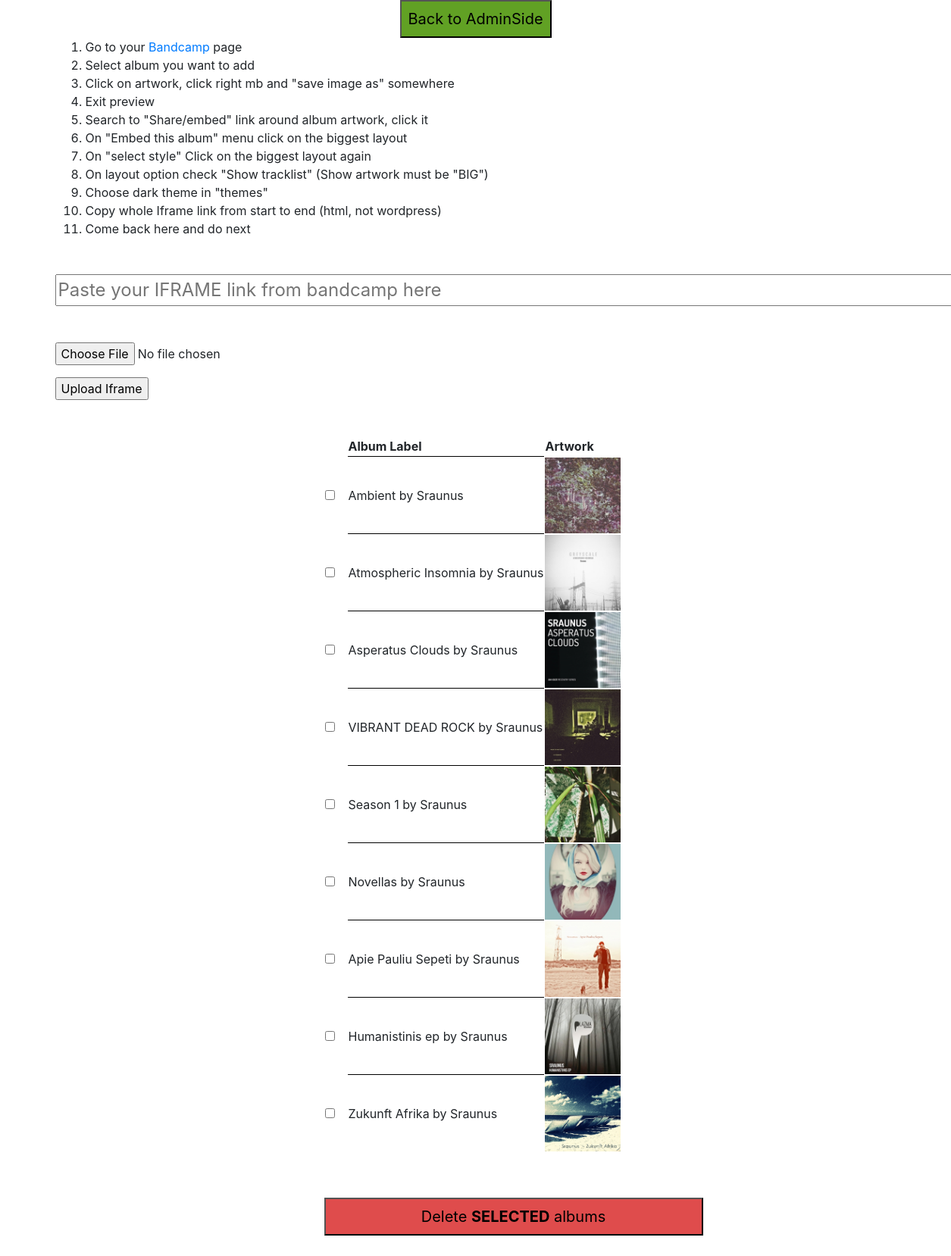
The page /php/edit_iframes.php on the database its author committed.
### tables this page shows
CREATE TABLE `iframes` (
  `id` int(11) NOT NULL,
  `src` varchar(150) NOT NULL,
  `href` varchar(100) NOT NULL,
  `label` varchar(50) NOT NULL,
  `artLinks` varchar(200) NOT NULL
);

### php/database_functions.php (called while the page is built, shortened)
<?php
 function getIframes ($connect) {
     $my_sql = "SELECT * FROM iframes ORDER BY id ASC";
     $result = mysqli_query($connect, $my_sql);
     return $result;
}
 ?>

### php/edit_iframes.php (the view, shortened to what this page needs)
<!DOCTYPE html>
<html>
    <head>
        <link rel="stylesheet" href="../libs/bootstrap/css/bootstrap.min.css">
    </head>
    <body>
<?php include_once ('database_functions.php');
?>
<div class="container">
<div style="display: flex; justify-content: center">
<input type="button" style="width: 200px; height: 50px; font-size: 20px; background-color: rgb(97, 161, 36)" onclick="location.href='admin.php';" value="Back to AdminSide" />
</div>
<div class="">
    <ol>
        <li>Go to your <a href="https://sraunus.bandcamp.com/">Bandcamp</a> page </li>
        <li>Select album you want to add</li>
        <li>Click on artwork, click right mb and "save image as" somewhere</li>
        <li>Exit preview</li>
        <li>Search to "Share/embed" link around album artwork, click it</li>
        <li>On "Embed this album" menu click on the biggest layout</li>
        <li>On "select style" Click on the biggest layout again</li>
        <li>On layout option check "Show tracklist" (Show artwork must be "BIG")</li>
        <li>Choose dark theme in "themes"</li>
        <li>Copy whole Iframe link from start to end (html, not wordpress)</li>
        <li>Come back here and do next</li>
    </ol>
</div>
<form class="mt-5" action="upload_iframe.php" method="post" enctype="multipart/form-data">
    <input style="width: 1200px; font-size:24px;" type="text" name="iframe_link" value="" placeholder="Paste your IFRAME link from bandcamp here" required>
    <br>
        <input class="mt-3" type="file" name="fileToUpload" id="fileToUpload" onchange="readURL(this);" required>
    <br>
    <button class="mt-3" type="submit" name="submited_iframe">Upload Iframe</button>
</form>
<br>
<br>
<form style="width: 25em" class="mx-auto" action="edit_iframes.php" method="post">
    <table>
        <tr>
            <th></th>
            <th>Album Label</th>
            <th>Artwork</th>
        </tr>
        <?php
        $iFrames = getIframes ($connection);
            while ($row = mysqli_fetch_assoc($iFrames)){?>
        <tr>
            <td><input class="mr-3" type="checkbox" name="checkedAlbums[]" value="<?php echo $row['id'] ?>"></td>
            <td style="border-top: 1px solid black; border-left: 1px solid black'"><?php echo $row['label']?></td>
            <td><img style="width: 100px;" src="<?php echo ".".$row['artLinks']?>" alt=""> </td>
        </tr>
            <?php }?>
    </table>
    <button style="margin-top: 3em; margin-bottom: 10em; width: 25em; height: 50px; font-size: 20px; background-color: rgb(223, 76, 76)" type="submit" name="deleteSelectedAlbums">Delete <b>SELECTED</b> albums</button>
</form>
</div>
    </body>
</html>

### rows shown on the page
iframes: label "Ambient by Sraunus", artLinks (picture)
iframes: label "Atmospheric Insomnia by Sraunus", artLinks (picture)
iframes: label "Asperatus Clouds by Sraunus", artLinks (picture)
iframes: label "VIBRANT DEAD ROCK by Sraunus", artLinks (picture)
iframes: label "Season 1 by Sraunus", artLinks (picture)
iframes: label "Novellas by Sraunus", artLinks (picture)
iframes: label "Apie Pauliu Sepeti by Sraunus", artLinks (picture)
iframes: label "Humanistinis ep by Sraunus", artLinks (picture)
iframes: label "Zukunft Afrika by Sraunus", artLinks (picture)
